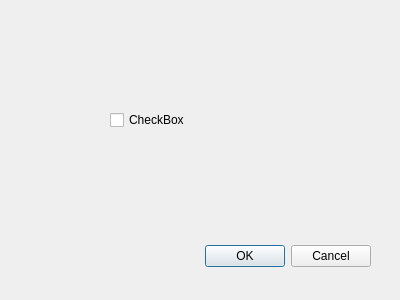
<?xml version="1.0" encoding="UTF-8"?>
<ui version="4.0">
 <class>Dialog</class>
 <widget class="QDialog" name="Dialog">
  <property name="geometry">
   <rect>
    <x>0</x>
    <y>0</y>
    <width>400</width>
    <height>300</height>
   </rect>
  </property>
  <property name="windowTitle">
   <string>Dialog</string>
  </property>
  <widget class="QDialogButtonBox" name="buttonBox">
   <property name="geometry">
    <rect>
     <x>30</x>
     <y>240</y>
     <width>341</width>
     <height>32</height>
    </rect>
   </property>
   <property name="orientation">
    <enum>Qt::Horizontal</enum>
   </property>
   <property name="standardButtons">
    <set>QDialogButtonBox::Cancel|QDialogButtonBox::Ok</set>
   </property>
  </widget>
  <widget class="QCheckBox" name="iCheckBox">
   <property name="geometry">
    <rect>
     <x>110</x>
     <y>110</y>
     <width>87</width>
     <height>20</height>
    </rect>
   </property>
   <property name="text">
    <string>CheckBox</string>
   </property>
  </widget>
 </widget>
 <resources/>
 <connections>
  <connection>
   <sender>buttonBox</sender>
   <signal>accepted()</signal>
   <receiver>Dialog</receiver>
   <slot>accept()</slot>
   <hints>
    <hint type="sourcelabel">
     <x>248</x>
     <y>254</y>
    </hint>
    <hint type="destinationlabel">
     <x>157</x>
     <y>274</y>
    </hint>
   </hints>
  </connection>
  <connection>
   <sender>buttonBox</sender>
   <signal>rejected()</signal>
   <receiver>Dialog</receiver>
   <slot>reject()</slot>
   <hints>
    <hint type="sourcelabel">
     <x>316</x>
     <y>260</y>
    </hint>
    <hint type="destinationlabel">
     <x>286</x>
     <y>274</y>
    </hint>
   </hints>
  </connection>
 </connections>
</ui>
